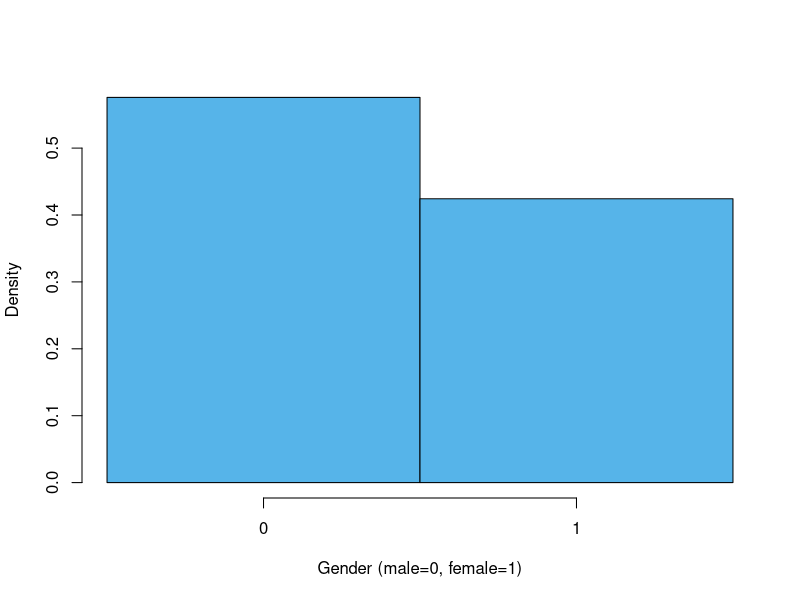
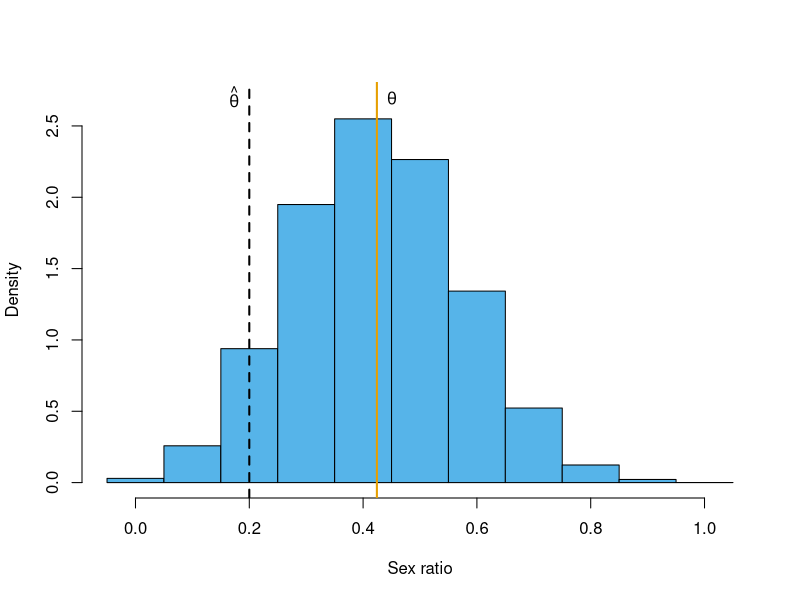
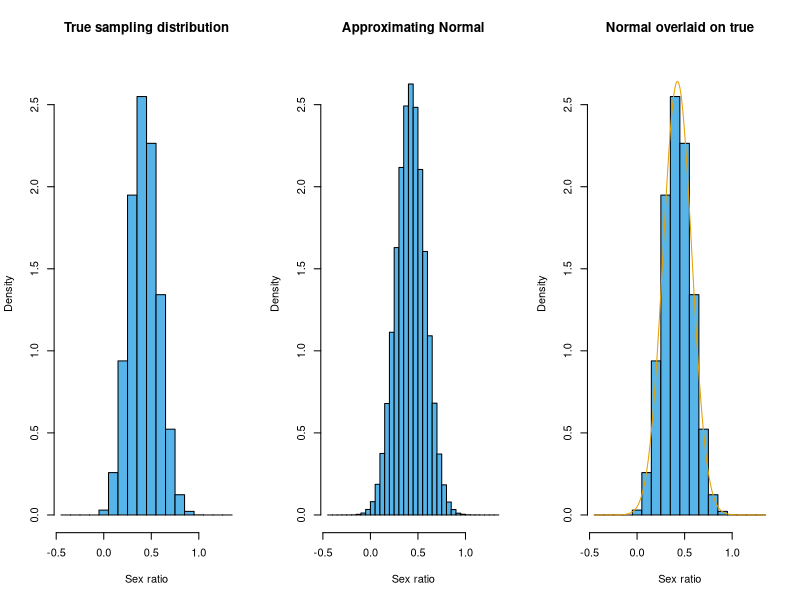
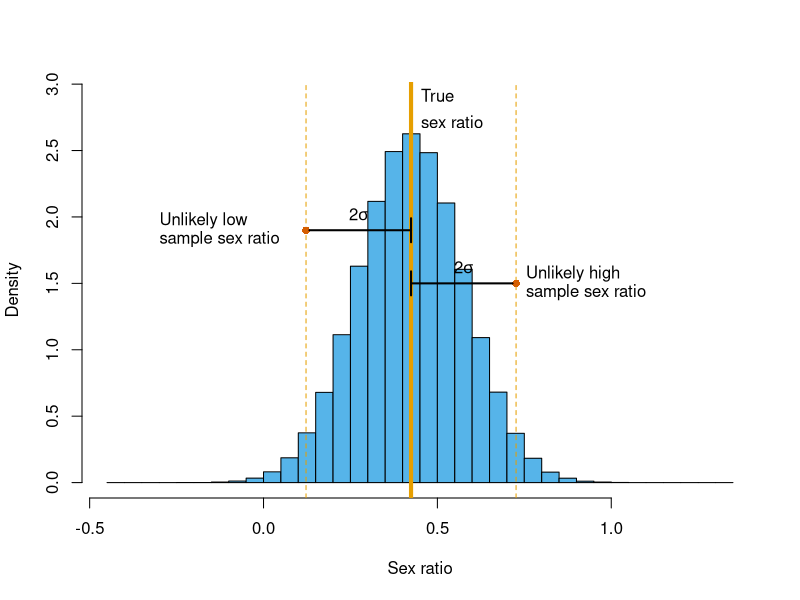
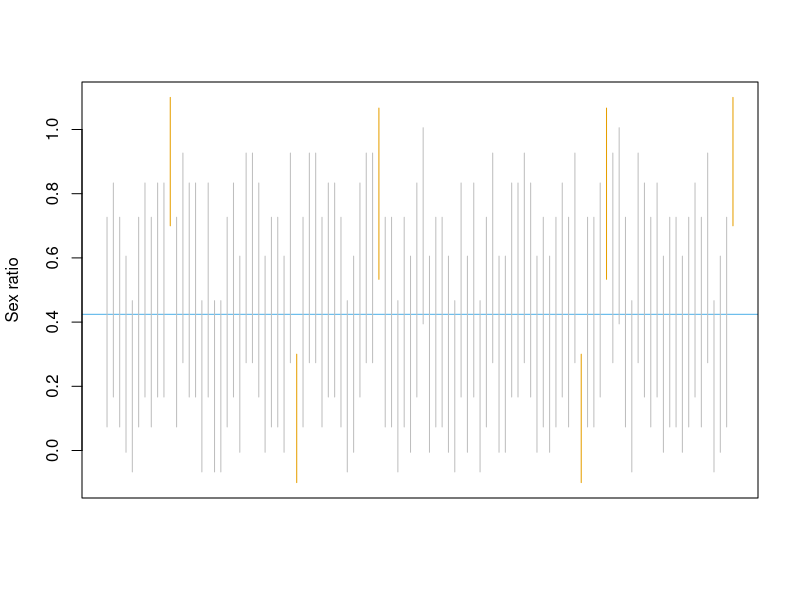

Write the R code that produced these figures, in order.
## ---- chunk 1
f <- c(1,1,1,1,1,0,0,0,0,0,0,0,0,1,1,1,0,1,1,0,1,1,0,0,0,1,1,0,0,1,1,0,1,0,0,0,0,
       1,1,1,0,1,1,0,1,1,0,0,1,1,0,0,1,1,0,0,0,0,0,0,0,0,1,0,0,1,0,0,0,1,0,0,1,1,
       0,1,0,0,0,1,0,0,0,1,0,0,1,0,0,1,1,0,1,1,0,1,1,0,0,0,0,0,0,0,0,1,0,1,1,1,0,
       1,0,1,0,0,0,0,0,0,1,1,0,0,0,1,1,1,1,0,0,1)

## ---- chunk 2
n_pop <- length(f)
n_pop
## ---- chunk 3
sr_pop <- sum(f) / n_pop #equivalently mean(f)
sr_pop
## ---- chunk 4
hist(f, breaks=seq(-0.5,1.5,1), xlab="Gender (male=0, female=1)",
     main=NA, col="#56B4E9", xaxt="none", freq=FALSE)
axis(1, at=0:1)
## ---- chunk 5
set.seed(470) #so this example is reproducible
data <- sample(f, 10)
data
sr_sample <- mean(data)
sr_sample
## ---- chunk 6
choose(132, 10)
## ---- chunk 7
reps <- 100000
sr_imagine_samples <- rep(NA, reps) #to hold sex ratio from imagined samples
for ( i in 1:reps ) {
    imagine_sample <- sample(f, 10) #randomly sample 10 birds from true population
    sr_imagine_samples[i] <- mean(imagine_sample) #keep sex ratio from sample
}
## ---- chunk 8
hist(sr_imagine_samples, breaks=seq(-0.05, 1.05, 0.1), col="#56B4E9", freq=FALSE,
     xlab="Sex ratio", main=NA, ylim=c(0,2.7))
abline(v=sr_pop, col="#E69F00", lwd=2)
abline(v=sr_sample, lwd=2, lty=2)
text(sr_pop, 2.68, expression(italic(theta)), pos=4)
text(sr_sample, 2.68, expression(hat(italic(theta))), pos=2)
## ---- chunk 9
mean(sr_imagine_samples)
## ---- chunk 10
par(mfrow=c(1,3))
hist(sr_imagine_samples, breaks=seq(-0.45, 1.35, 0.1), col="#56B4E9", freq=FALSE,
     xlab="Sex ratio", ylim=c(0,2.7), main="True sampling distribution")
sd_samp <- sd(sr_imagine_samples) #standard deviation of the true sampling distribution 
sr_normal_samples <- rnorm(1e6, sr_pop, sd_samp)
hist(sr_normal_samples, breaks=seq(-0.45,1.35,0.05), col="#56B4E9", freq=FALSE,
     xlab="Sex ratio", ylim=c(0,2.7), main="Approximating Normal")
hist(sr_imagine_samples, breaks=seq(-0.45,1.35,0.1), col="#56B4E9", freq=FALSE,
     xlab="Sex ratio", ylim=c(0,2.7), main="Normal overlaid on true")
lines(seq(-0.45, 1.35, 0.01), dnorm(seq(-0.45, 1.35, 0.01), mean=sr_pop, sd=sd_samp),
      col="#E69F00")
## ---- chunk 11
par(mfrow=c(1,1))
hist(sr_normal_samples, breaks=seq(-0.45, 1.35, 0.05), col="#56B4E9", freq=FALSE,
     xlab="Sex ratio", ylim=c(0,2.9), main=NA)
abline(v=sr_pop, col="#E69F00", lwd=4)
text(sr_pop,2.9, "True", pos=4)
text(sr_pop,2.7, "sex ratio", pos=4)
abline(v=sr_pop+2*sd_samp, col="#E69F00", lty=2)
abline(v=sr_pop-2*sd_samp, col="#E69F00", lty=2)

#upper unusual value
points(sr_pop+2*sd_samp, 1.5, col="#D55E00", pch=16)
arrows(sr_pop, 1.5, sr_pop+2*sd_samp-0.01, 1.5, code=1, angle=90, length=0.12, lwd=2)
text(sr_pop+sd_samp, 1.5, expression(2*sigma), pos=3)
text(sr_pop+2*sd_samp, 1.57, "Unlikely high", pos=4)
text(sr_pop+2*sd_samp, 1.43, "sample sex ratio", pos=4)

#lower unusual  value
points(sr_pop-2*sd_samp, 1.9, col="#D55E00", pch=16)
arrows(sr_pop, 1.9, sr_pop-2*sd_samp+0.01, 1.9, code=1, angle=90, length=0.12, lwd=2)
text(sr_pop-sd_samp, 1.9, expression(2*sigma), pos=3)
text(sr_pop-2*sd_samp-0.45, 1.97, "Unlikely low", pos=4)
text(sr_pop-2*sd_samp-0.45, 1.83, "sample sex ratio", pos=4)

## ---- chunk 12
reps <- 100000
interval <- matrix(NA, nrow=reps, ncol=2)
for ( i in 1:reps ) {
    imagine_sample <- sample(f, 10) #randomly sample 10 birds from true population
    sr_sample <- mean(imagine_sample)
    se_sample <- sd(imagine_sample) / sqrt(10)
    interval[i,] <- c(sr_sample-2*se_sample, sr_sample+2*se_sample) #calculate interval
}
in_interval <- sr_pop > interval[,1] & sr_pop < interval[,2]
sum(in_interval) / reps
## ---- chunk 13
nd <- 100 #number of intervals to draw
plot(NA, NA, ylim=c(-0.1,1.1), xlim=c(1,nd), type="n", 
     ylab="Sex ratio", xlab="", axes=FALSE)
abline(h=sr_pop, col="#56B4E9")
intcol <- ifelse(in_interval, "gray", "#E69F00")
segments(1:nd, interval[1:nd,1], 1:nd, interval[1:nd,2], col=intcol)
axis(2)
box()
